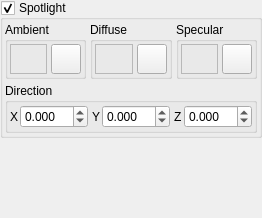
     <widget class="QWidget" name="LIghtingTab" >
      <attribute name="title" >
       <string>Lighting</string>
      </attribute>
      <layout class="QVBoxLayout" >
       <property name="margin" >
        <number>0</number>
       </property>
       <property name="spacing" >
        <number>2</number>
       </property>
       <item>
        <widget class="QGroupBox" name="SpotlightGroup" >
         <property name="title" >
          <string>Spotlight</string>
         </property>
         <property name="checkable" >
          <bool>true</bool>
         </property>
         <property name="checked" >
          <bool>true</bool>
         </property>
         <layout class="QVBoxLayout" >
          <property name="margin" >
           <number>2</number>
          </property>
          <property name="spacing" >
           <number>4</number>
          </property>
          <item>
           <layout class="QHBoxLayout" >
            <property name="margin" >
             <number>0</number>
            </property>
            <property name="spacing" >
             <number>4</number>
            </property>
            <item>
             <widget class="QGroupBox" name="AmbientLightGroup_2" >
              <property name="sizePolicy" >
               <sizepolicy>
                <hsizetype>7</hsizetype>
                <vsizetype>1</vsizetype>
                <horstretch>0</horstretch>
                <verstretch>0</verstretch>
               </sizepolicy>
              </property>
              <property name="title" >
               <string>Ambient</string>
              </property>
              <layout class="QVBoxLayout" >
               <property name="margin" >
                <number>2</number>
               </property>
               <property name="spacing" >
                <number>0</number>
               </property>
               <item>
                <layout class="QHBoxLayout" >
                 <property name="margin" >
                  <number>0</number>
                 </property>
                 <property name="spacing" >
                  <number>4</number>
                 </property>
                 <item>
                  <widget class="TColourFrame" name="SpotlightAmbientColourFrame" >
                   <property name="sizePolicy" >
                    <sizepolicy>
                     <hsizetype>7</hsizetype>
                     <vsizetype>1</vsizetype>
                     <horstretch>0</horstretch>
                     <verstretch>0</verstretch>
                    </sizepolicy>
                   </property>
                   <property name="frameShape" >
                    <enum>QFrame::StyledPanel</enum>
                   </property>
                   <property name="frameShadow" >
                    <enum>QFrame::Raised</enum>
                   </property>
                  </widget>
                 </item>
                 <item>
                  <widget class="QPushButton" name="SpotlightAmbientColourButton" >
                   <property name="sizePolicy" >
                    <sizepolicy>
                     <hsizetype>5</hsizetype>
                     <vsizetype>5</vsizetype>
                     <horstretch>0</horstretch>
                     <verstretch>0</verstretch>
                    </sizepolicy>
                   </property>
                   <property name="minimumSize" >
                    <size>
                     <width>30</width>
                     <height>30</height>
                    </size>
                   </property>
                   <property name="maximumSize" >
                    <size>
                     <width>30</width>
                     <height>30</height>
                    </size>
                   </property>
                   <property name="text" >
                    <string/>
                   </property>
                   <property name="icon" >
                    <iconset resource="icons.qrc" >:/basic/icons/basic_colour.svg</iconset>
                   </property>
                  </widget>
                 </item>
                </layout>
               </item>
              </layout>
             </widget>
            </item>
            <item>
             <widget class="QGroupBox" name="DiffuseLightGroup_2" >
              <property name="sizePolicy" >
               <sizepolicy>
                <hsizetype>7</hsizetype>
                <vsizetype>1</vsizetype>
                <horstretch>0</horstretch>
                <verstretch>0</verstretch>
               </sizepolicy>
              </property>
              <property name="title" >
               <string>Diffuse</string>
              </property>
              <layout class="QVBoxLayout" >
               <property name="margin" >
                <number>2</number>
               </property>
               <property name="spacing" >
                <number>0</number>
               </property>
               <item>
                <layout class="QHBoxLayout" >
                 <property name="margin" >
                  <number>0</number>
                 </property>
                 <property name="spacing" >
                  <number>4</number>
                 </property>
                 <item>
                  <widget class="TColourFrame" name="SpotlightDiffuseColourFrame" >
                   <property name="sizePolicy" >
                    <sizepolicy>
                     <hsizetype>7</hsizetype>
                     <vsizetype>1</vsizetype>
                     <horstretch>0</horstretch>
                     <verstretch>0</verstretch>
                    </sizepolicy>
                   </property>
                   <property name="frameShape" >
                    <enum>QFrame::StyledPanel</enum>
                   </property>
                   <property name="frameShadow" >
                    <enum>QFrame::Raised</enum>
                   </property>
                  </widget>
                 </item>
                 <item>
                  <widget class="QPushButton" name="SpotlightDiffuseColourButton" >
                   <property name="sizePolicy" >
                    <sizepolicy>
                     <hsizetype>5</hsizetype>
                     <vsizetype>5</vsizetype>
                     <horstretch>0</horstretch>
                     <verstretch>0</verstretch>
                    </sizepolicy>
                   </property>
                   <property name="minimumSize" >
                    <size>
                     <width>30</width>
                     <height>30</height>
                    </size>
                   </property>
                   <property name="maximumSize" >
                    <size>
                     <width>30</width>
                     <height>30</height>
                    </size>
                   </property>
                   <property name="text" >
                    <string/>
                   </property>
                   <property name="icon" >
                    <iconset resource="icons.qrc" >:/basic/icons/basic_colour.svg</iconset>
                   </property>
                  </widget>
                 </item>
                </layout>
               </item>
              </layout>
             </widget>
            </item>
            <item>
             <widget class="QGroupBox" name="SpecularLightGroup_2" >
              <property name="sizePolicy" >
               <sizepolicy>
                <hsizetype>7</hsizetype>
                <vsizetype>1</vsizetype>
                <horstretch>0</horstretch>
                <verstretch>0</verstretch>
               </sizepolicy>
              </property>
              <property name="title" >
               <string>Specular</string>
              </property>
              <layout class="QVBoxLayout" >
               <property name="margin" >
                <number>2</number>
               </property>
               <property name="spacing" >
                <number>0</number>
               </property>
               <item>
                <layout class="QHBoxLayout" >
                 <property name="margin" >
                  <number>0</number>
                 </property>
                 <property name="spacing" >
                  <number>4</number>
                 </property>
                 <item>
                  <widget class="TColourFrame" name="SpotlightSpecularColourFrame" >
                   <property name="sizePolicy" >
                    <sizepolicy>
                     <hsizetype>7</hsizetype>
                     <vsizetype>1</vsizetype>
                     <horstretch>0</horstretch>
                     <verstretch>0</verstretch>
                    </sizepolicy>
                   </property>
                   <property name="frameShape" >
                    <enum>QFrame::StyledPanel</enum>
                   </property>
                   <property name="frameShadow" >
                    <enum>QFrame::Raised</enum>
                   </property>
                  </widget>
                 </item>
                 <item>
                  <widget class="QPushButton" name="SpotlightSpecularColourButton" >
                   <property name="sizePolicy" >
                    <sizepolicy>
                     <hsizetype>5</hsizetype>
                     <vsizetype>5</vsizetype>
                     <horstretch>0</horstretch>
                     <verstretch>0</verstretch>
                    </sizepolicy>
                   </property>
                   <property name="minimumSize" >
                    <size>
                     <width>30</width>
                     <height>30</height>
                    </size>
                   </property>
                   <property name="maximumSize" >
                    <size>
                     <width>30</width>
                     <height>30</height>
                    </size>
                   </property>
                   <property name="text" >
                    <string/>
                   </property>
                   <property name="icon" >
                    <iconset resource="icons.qrc" >:/basic/icons/basic_colour.svg</iconset>
                   </property>
                  </widget>
                 </item>
                </layout>
               </item>
              </layout>
             </widget>
            </item>
           </layout>
          </item>
          <item>
           <widget class="QGroupBox" name="LightPositionGroup" >
            <property name="sizePolicy" >
             <sizepolicy>
              <hsizetype>7</hsizetype>
              <vsizetype>1</vsizetype>
              <horstretch>0</horstretch>
              <verstretch>0</verstretch>
             </sizepolicy>
            </property>
            <property name="title" >
             <string>Direction</string>
            </property>
            <layout class="QHBoxLayout" >
             <property name="margin" >
              <number>2</number>
             </property>
             <property name="spacing" >
              <number>4</number>
             </property>
             <item>
              <layout class="QHBoxLayout" >
               <property name="margin" >
                <number>0</number>
               </property>
               <property name="spacing" >
                <number>2</number>
               </property>
               <item>
                <widget class="QLabel" name="label_22" >
                 <property name="sizePolicy" >
                  <sizepolicy>
                   <hsizetype>1</hsizetype>
                   <vsizetype>5</vsizetype>
                   <horstretch>0</horstretch>
                   <verstretch>0</verstretch>
                  </sizepolicy>
                 </property>
                 <property name="text" >
                  <string>X</string>
                 </property>
                </widget>
               </item>
               <item>
                <widget class="QDoubleSpinBox" name="SpotlightPositionXSpin" >
                 <property name="sizePolicy" >
                  <sizepolicy>
                   <hsizetype>7</hsizetype>
                   <vsizetype>0</vsizetype>
                   <horstretch>0</horstretch>
                   <verstretch>0</verstretch>
                  </sizepolicy>
                 </property>
                 <property name="decimals" >
                  <number>3</number>
                 </property>
                 <property name="maximum" >
                  <double>10.000000000000000</double>
                 </property>
                 <property name="minimum" >
                  <double>-10.000000000000000</double>
                 </property>
                 <property name="singleStep" >
                  <double>0.200000000000000</double>
                 </property>
                </widget>
               </item>
              </layout>
             </item>
             <item>
              <layout class="QHBoxLayout" >
               <property name="margin" >
                <number>0</number>
               </property>
               <property name="spacing" >
                <number>2</number>
               </property>
               <item>
                <widget class="QLabel" name="label_21" >
                 <property name="sizePolicy" >
                  <sizepolicy>
                   <hsizetype>1</hsizetype>
                   <vsizetype>5</vsizetype>
                   <horstretch>0</horstretch>
                   <verstretch>0</verstretch>
                  </sizepolicy>
                 </property>
                 <property name="text" >
                  <string>Y</string>
                 </property>
                </widget>
               </item>
               <item>
                <widget class="QDoubleSpinBox" name="SpotlightPositionYSpin" >
                 <property name="sizePolicy" >
                  <sizepolicy>
                   <hsizetype>7</hsizetype>
                   <vsizetype>0</vsizetype>
                   <horstretch>0</horstretch>
                   <verstretch>0</verstretch>
                  </sizepolicy>
                 </property>
                 <property name="decimals" >
                  <number>3</number>
                 </property>
                 <property name="maximum" >
                  <double>10.000000000000000</double>
                 </property>
                 <property name="minimum" >
                  <double>-10.000000000000000</double>
                 </property>
                 <property name="singleStep" >
                  <double>0.200000000000000</double>
                 </property>
                </widget>
               </item>
              </layout>
             </item>
             <item>
              <layout class="QHBoxLayout" >
               <property name="margin" >
                <number>0</number>
               </property>
               <property name="spacing" >
                <number>2</number>
               </property>
               <item>
                <widget class="QLabel" name="label_20" >
                 <property name="sizePolicy" >
                  <sizepolicy>
                   <hsizetype>1</hsizetype>
                   <vsizetype>5</vsizetype>
                   <horstretch>0</horstretch>
                   <verstretch>0</verstretch>
                  </sizepolicy>
                 </property>
                 <property name="text" >
                  <string>Z</string>
                 </property>
                </widget>
               </item>
               <item>
                <widget class="QDoubleSpinBox" name="SpotlightPositionZSpin" >
                 <property name="sizePolicy" >
                  <sizepolicy>
                   <hsizetype>7</hsizetype>
                   <vsizetype>0</vsizetype>
                   <horstretch>0</horstretch>
                   <verstretch>0</verstretch>
                  </sizepolicy>
                 </property>
                 <property name="decimals" >
                  <number>3</number>
                 </property>
                 <property name="maximum" >
                  <double>10.000000000000000</double>
                 </property>
                 <property name="minimum" >
                  <double>-10.000000000000000</double>
                 </property>
                 <property name="singleStep" >
                  <double>0.200000000000000</double>
                 </property>
                </widget>
               </item>
              </layout>
             </item>
            </layout>
           </widget>
          </item>
         </layout>
        </widget>
       </item>
       <item>
        <spacer>
         <property name="orientation" >
          <enum>Qt::Vertical</enum>
         </property>
         <property name="sizeHint" >
          <size>
           <width>20</width>
           <height>40</height>
          </size>
         </property>
        </spacer>
       </item>
       <item>
        <spacer>
         <property name="orientation" >
          <enum>Qt::Vertical</enum>
         </property>
         <property name="sizeHint" >
          <size>
           <width>20</width>
           <height>40</height>
          </size>
         </property>
        </spacer>
       </item>
      </layout>
     </widget>
